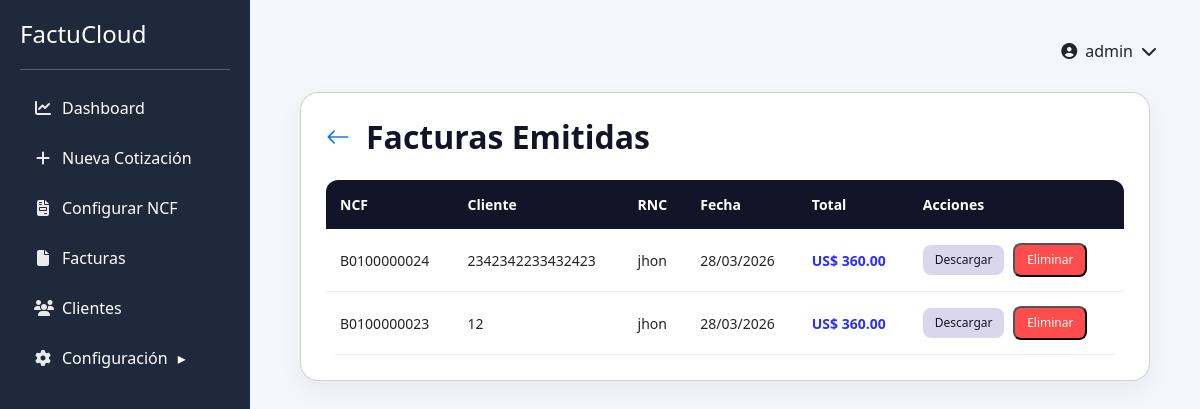
Page /facturas (signed in) on the earlier database version.
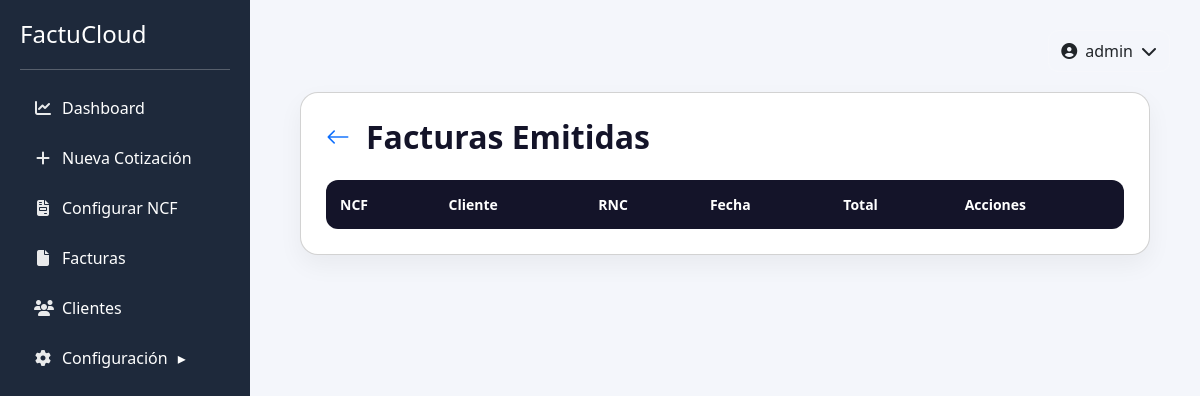
Same page on the later database version.
### tables this page shows
CREATE TABLE facturas (
        id INTEGER PRIMARY KEY AUTOINCREMENT,
        ncf TEXT,
        rnc TEXT,
        cliente TEXT,
        fecha TEXT,
        subtotal REAL,
        itbis REAL,
        total REAL,
        cotizacion_id INTEGER
    );

### app.py (the view)
@app.route("/facturas")
def facturas():
    if "usuario" not in session:
        return redirect(url_for("login"))
    conn = get_db()
    facturas = conn.execute("""
    SELECT * FROM facturas
    ORDER BY id DESC
    """).fetchall()
    conn.close()
    return render_template(
        "facturas.html",
        facturas=facturas
    )

### app.py (called while the page is built)
def get_db():
    conn = sqlite3.connect("database.db")
    conn.row_factory = sqlite3.Row
    return conn

@app.context_processor
def inject_user():
    return dict(usuario=session.get("usuario"))

### templates/facturas.html (shortened to what this page needs)
{% extends "base.html" %}
{% block content %}
<div class="card">
    <div class="d-flex align-items-center mb-4">
    <a href="{{ url_for('index') }}" class="me-3 text-decoration-none">
        <i class="bi bi-arrow-left fs-4"></i>
    </a>
    <h2 class="mb-0">Facturas Emitidas</h2>
</div>
    <table class="tabla-facturas">
        <thead>
            <tr>
                <th>NCF</th>
                <th>Cliente</th>
                <th>RNC</th>
                <th>Fecha</th>
                <th>Total</th>
                <th>Acciones</th>
            </tr>
        </thead>
        <tbody>
        {% for factura in facturas %}
            <tr>
                <td>{{ factura[1] }}</td>
                <td>{{ factura[2] }}</td>
                <td>{{ factura[3] }}</td>
                <td>{{ factura[4] }}</td>
                <td>US$ {{ "{:,.2f}".format(factura[5]) }}</td>
                <td>
                    <a class="btn-primary" href="/descargar_factura/{{ factura[0] }}">
                        Descargar
                    </a>
                    <form action="/eliminar_factura/{{ factura[0] }}" method="POST" style="display:inline;">
                        <button class="btn-danger" type="submit">
                        Eliminar
                        </button>
                    </form>
                </td>
            </tr>
        {% endfor %}
        </tbody>
    </table>
</div>
{% endblock %}

Differences in the rows shown:
removed facturas: ncf "B0100000024", rnc "2342342233432423", cliente "jhon", fecha "28/03/2026", subtotal "360.00"
removed facturas: ncf "B0100000023", rnc "12", cliente "jhon", fecha "28/03/2026", subtotal "360.00"
